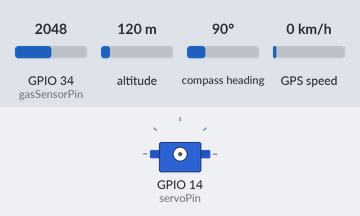
Bench run of a sketch on a simulated ESP32. Shown: servo. The test bench sets the inputs (shaded band); at power-on: GPIO 34 (gasSensorPin) = 2048, altitude 120 m, compass heading 90°, GPS speed 0 km/h. WiFi joins after 1.5 s; servers stay silent unless stated; the GPS gets a fix after 3 s at 37.7749, -122.4194 with 8 satellites; web services answer with replies made up by the test bench; what the sketch prints to the serial monitor is not drawn.

Above: at 0.1 s.
At 1.6 s:
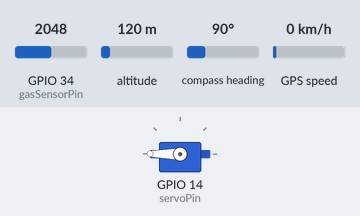
Timing chart, 0 to 3.5 s (numbered marks = the images above):
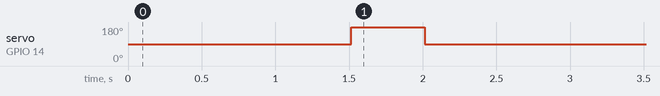

Measured:
- by itself, servo on GPIO 14 (servoPin): 90° → 180° at 1.5 s, → 90° 0.50 s later

The sketch:

main.ino
```cpp
#include <WiFi.h>
#include <HTTPClient.h>
#include <TinyGPS++.h>
#include <HardwareSerial.h>
#include <ESP32Servo.h>

// WiFi credentials
const char* ssid = "enter your wifi name";
const char* password = "enter your wifi password";

// Telegram Bot Token and Chat ID
const char* botToken = "enter your telegram bot token";
const char* chatID = "enter your chat id";

// MQ135 analog pin
const int gasSensorPin = 34;

// Alcohol detection threshold
const int gasThreshold = 1200;

// GPS setup
TinyGPSPlus gps;
HardwareSerial GPSserial(1);  // RX=16, TX=17

// Variables to store location
double latitude = 0.0;
double longitude = 0.0;


// Servo setup
Servo myServo;
const int servoPin = 14;

// Telegram message handling
String lastReceivedMessage = "";
long lastUpdateId = 0;

void setup() {
  Serial.begin(115200);

  // WiFi connection
  WiFi.begin(ssid, password);
  Serial.print("Connecting to WiFi");
  while (WiFi.status() != WL_CONNECTED) {
    delay(500);
    Serial.print(".");
  }
  Serial.println("\nWiFi Connected!");

  // Start GPS serial
  GPSserial.begin(9600, SERIAL_8N1, 16, 17);
  Serial.println("GPS Module Initialized.");

  // Attach servo
  myServo.attach(servoPin);
  myServo.write(90);  // Start at 0°
}

int lock = 0;
int unlock = 0;

void loop() {
  if(lock ==1 && unlock ==1){
    Serial.println("          ✅ Ignition will Remain Unlocked for 2 hours");
    //sendTelegramMessage("          ✅ Ignition Unlocked");
    delay(1*1*60*1000);
    lock =0;
    unlock = 0;
  }

  int gasValue = analogRead(gasSensorPin);
  Serial.print("Gas Sensor Value: ");
  Serial.println(gasValue);

  while (GPSserial.available() > 0) {
    gps.encode(GPSserial.read());
  }

  if (gasValue > gasThreshold) {

    Serial.println("🚨 Alcohol Detected!");

    if (gps.location.isValid()) {
      latitude = gps.location.lat();
      longitude = gps.location.lng();
      Serial.print("Latitude: "); Serial.println(latitude, 6);
      Serial.print("Longitude: "); Serial.println(longitude, 6);
    } else {
      Serial.println("Waiting for GPS fix...");
    }

    // Rotate servo to 180° (lock ignition)
    if(lock == 0){
    myServo.write(180);
    Serial.println("          🔒 Ignition Locked ");
    sendTelegramMessage("          🔒 Ignition Locked ");
    delay(300);
    myServo.write(90);
    lock = 1;
    //Serial.println("locked once");
    }

    // Compose alert message
    String message = "🚨 Alcohol Detected!\n";
    message += "📍 Location: https://www.google.com/maps/search/?api=1&query=";

    if (gps.location.isValid()) {
      message += String(latitude, 6) + "," + String(longitude, 6);
    } else {
      message += String(26.516427, 6) + "," + String(80.231706, 6);
    }

    sendTelegramMessage(message);
    delay(5000);
  }

  // Check for Telegram commands
  getTelegramUpdates();

  // If 'reverse' command received
  Serial.print("lastReceiveMessage : ");
  Serial.println(lastReceivedMessage);
  Serial.print("Unlock : ");
  Serial.println(unlock);

  if (lastReceivedMessage == "On" && unlock ==0) {
    Serial.println("          🔄 Command Received: Unlocking the ignition...");

    myServo.attach(servoPin);
    myServo.write(0);
    delay(500);
    myServo.write(90);
   // Serial.println("✅ Servo rotated .");
    unlock = 1;

    sendTelegramMessage("          ✅ Ignition Unlocked");
    lastReceivedMessage = "";
    //Serial.println("unlocked once");
  }

  delay(1000);

}

void sendTelegramMessage(String message) {
  if (WiFi.status() == WL_CONNECTED) {
    HTTPClient http;

    // Encode message for URL
    message.replace(" ", "%20");
    message.replace("\n", "%0A");

    String url = "https://api.telegram.org/bot" + String(botToken)
                 + "/sendMessage?chat_id=" + String(chatID)
                 + "&text=" + message;

    http.begin(url);
    int httpResponseCode = http.GET();

    if (httpResponseCode > 0) {
      Serial.println("✅ Telegram message sent!");
    } else {
      Serial.print("❌ Error sending message. HTTP code: ");
      Serial.println(httpResponseCode);
    }

    http.end();
  } else {
    Serial.println("WiFi not connected.");
  }
}

void getTelegramUpdates() {
  if (WiFi.status() == WL_CONNECTED) {
    HTTPClient http;

    String url = "https://api.telegram.org/bot" + String(botToken)
                 + "/getUpdates?offset=" + String(lastUpdateId + 1);

    http.begin(url);
    int httpResponseCode = http.GET();

    if (httpResponseCode > 0) {
      String payload = http.getString();

      int updateIdIndex = payload.indexOf("\"update_id\":");
      if (updateIdIndex != -1) {
        int startId = updateIdIndex + 12;
        int endId = payload.indexOf(",", startId);
        long updateId = payload.substring(startId, endId).toInt();
        lastUpdateId = updateId;

        int messageIndex = payload.indexOf("\"text\":\"");
        if (messageIndex != -1) {
          int start = messageIndex + 8;
          int end = payload.indexOf("\"", start);
          String message = payload.substring(start, end);

          Serial.println("Last received message: " + message);

          if (message == "On") {
            lastReceivedMessage = "On";
          }
        }
      }
    } else {
      Serial.print("❌ Error fetching updates. HTTP code: ");
      Serial.println(httpResponseCode);
    }

    http.end();
  } else {
    Serial.println("WiFi not connected.");
  }
}
```
